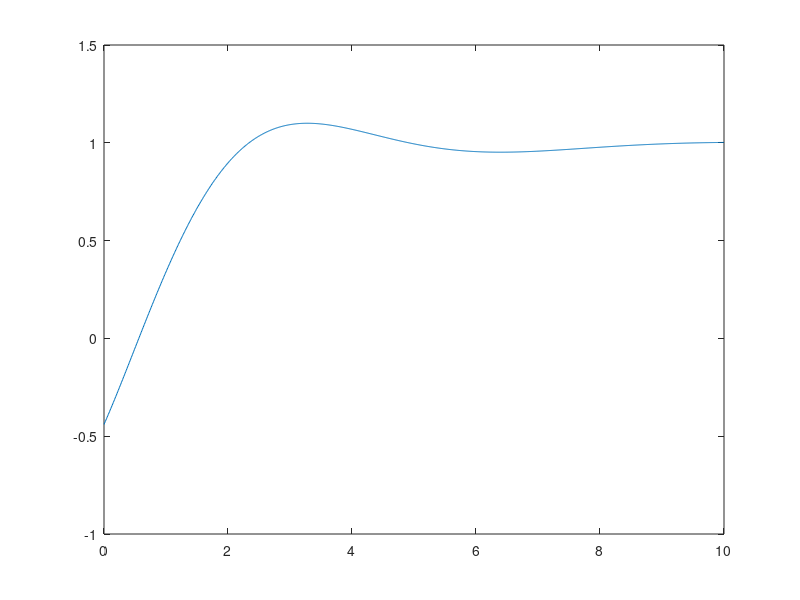
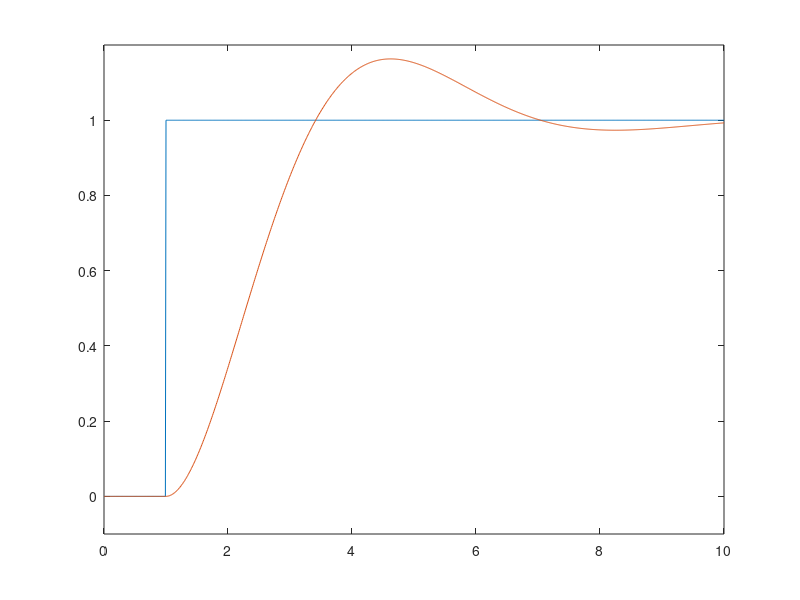
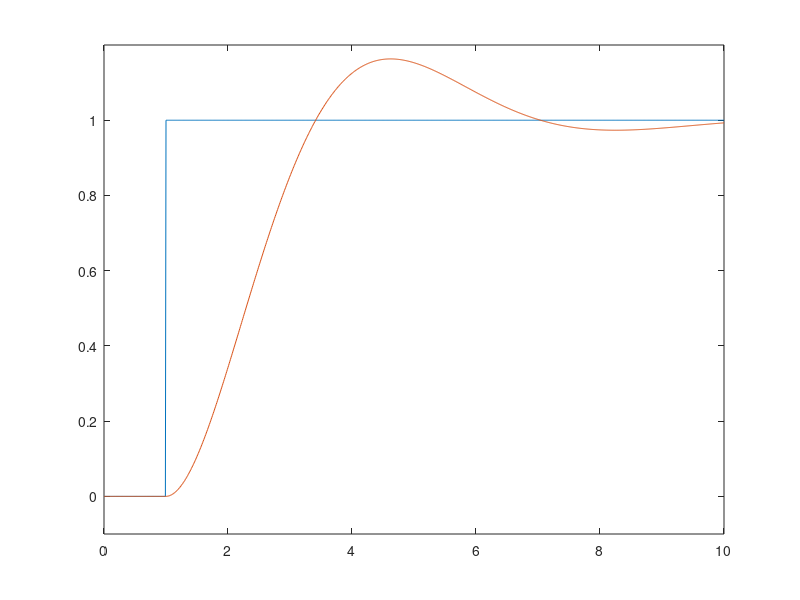
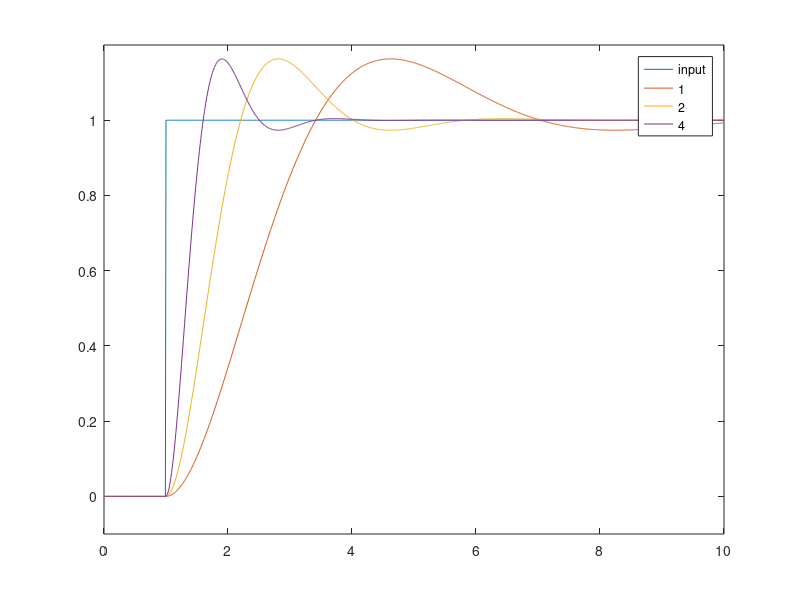

MATLAB code for these plots, in order:
% 2-B
% numG = [omega^2]; 
% denG = [1 2*zeta*omega omega^2];
% G = tf(numG,denG)

% 2-C
t=0:0.01:10;
omega=1; zeta=0.5;
tmp1 = (1/sqrt(1-zeta^2))*exp(-zeta*omega*t);
tmp2 = sqrt(1-zeta^2)*cos(sqrt(1-zeta^2)*omega*t) + zeta*sin(sqrt(1-zeta^2));
yt = 1-tmp1.*tmp2;
figure(1);
plot(t, yt);
clear;

% 2-D
omega=1; zeta=0.5;
A = [[0 1]
    [-omega^2 -2*zeta*omega]];
B = [[0]
    [omega^2]];
C = [1 0];
D = 0;
sys = ss(A, B, C, D);
t=0:0.01:10;
% step input
for ii=1:length(t),
    if t(ii)<1, r(ii)=0;
    else r(ii)=1;
    end,
end
% linear simulation
y = lsim(sys, r, t);
figure(2);
plot(t, r, t, y);
axis([0 10 -0.1 1.2]);
clear;

% 2-E
omega=1; zeta=0.5;
numG = [omega^2]; 
denG = [1 2*zeta*omega omega^2];
G = tf(numG, denG)
t=0:0.01:10;
% step input
for ii=1:length(t),
    if t(ii)<1, r(ii)=0;
    else r(ii)=1;
    end,
end
% linear simulation
y = lsim(G, r, t);
figure(3);
plot(t, r, t, y);
axis([0 10 -0.1 1.2]);
clear;

% 2-F
% simulink
% homework01_2F.slx file

% 2-G
omega1=1; omega2=2; omega3=4; 
zeta=0.5;
numG1 = [omega1^2]; 
denG1 = [1 2*zeta*omega1 omega1^2];
G1 = tf(numG1, denG1);
numG2 = [omega2^2]; 
denG2 = [1 2*zeta*omega2 omega2^2];
G2 = tf(numG2, denG2);
numG3 = [omega3^2]; 
denG3 = [1 2*zeta*omega3 omega3^2];
G3 = tf(numG3, denG3);
t=0:0.01:10;
% step input
for ii=1:length(t),
    if t(ii)<1, r(ii)=0;
    else r(ii)=1;
    end,
end
% linear simulation
y1 = lsim(G1, r, t);
y2 = lsim(G2, r, t);
y3 = lsim(G3, r, t);
figure(4);
plot(t, r, t, y1, t, y2, t, y3);
legend('input','1','2','4');
axis([0 10 -0.1 1.2]);
clear;

% 2-F
omega=1; 
zeta1=0.1; zeta2=0.25; zeta3=0.5; zeta4=0.707;
numG = [omega^2]; 
denG1 = [1 2*zeta1*omega omega^2];
denG2 = [1 2*zeta2*omega omega^2];
denG3 = [1 2*zeta3*omega omega^2];
denG4 = [1 2*zeta4*omega omega^2];
G1 = tf(numG, denG1);
G2 = tf(numG, denG2);
G3 = tf(numG, denG3);
G4 = tf(numG, denG4);
t=0:0.01:10;
% step input
for ii=1:length(t),
    if t(ii)<1, r(ii)=0;
    else r(ii)=1;
    end,
end
% linear simulation
y1 = lsim(G1, r, t);
y2 = lsim(G2, r, t);
y3 = lsim(G3, r, t);
y4 = lsim(G4, r, t);
figure(5);
plot(t, r, t, y1, t, y2, t, y3, t, y4);
%axis([0 10 -0.1 1.2]);
legend('input','0.1','0.25','0.5', '0.707');
clear;